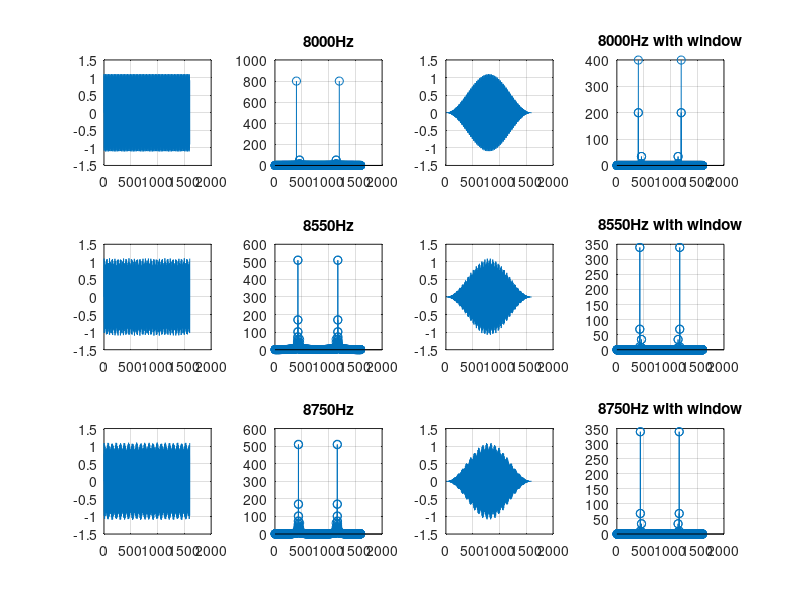

Source code (MATLAB):
clear;

fs = 32000;

ts = 0 : 1/fs : 0.05-1/fs;
N = length(ts);

f01 = 8000;
f02 = 8550;
f03 = 8750;

fp = 9170;
ap = 0.1;

x1 = sin(2*pi*f01*ts) + ap*sin(2*pi*fp*ts);
x2 = sin(2*pi*f02*ts) + ap*sin(2*pi*fp*ts);
x3 = sin(2*pi*f03*ts) + ap*sin(2*pi*fp*ts);

X1 = abs(fft(x1));
X2 = abs(fft(x2));
X3 = abs(fft(x3));

subplot(3,4,1);
plot(x1), grid on;
subplot(3,4,5);
plot(x2), grid on;
subplot(3,4,9);
plot(x3), grid on;

subplot(3,4,2);
stem(X1), grid on, title('8000Hz');
subplot(3,4,6);
stem(X2), grid on, title('8550Hz');
subplot(3,4,10);
stem(X3), grid on, title('8750Hz');

x1w = x1.*hanning(N)';
x2w = x2.*hanning(N)';
x3w = x3.*hanning(N)';

subplot(3,4,3);
plot(x1w), grid on;
subplot(3,4,7);
plot(x2w), grid on;
subplot(3,4,11);
plot(x3w), grid on;

X1w = abs(fft(x1w));
X2w = abs(fft(x2w));
X3w = abs(fft(x3w));

subplot(3,4,4);
stem(X1w), grid on, title('8000Hz with window');
subplot(3,4,8);
stem(X2w), grid on, title('8550Hz with window');
subplot(3,4,12);
stem(X3w), grid on, title('8750Hz with window');
